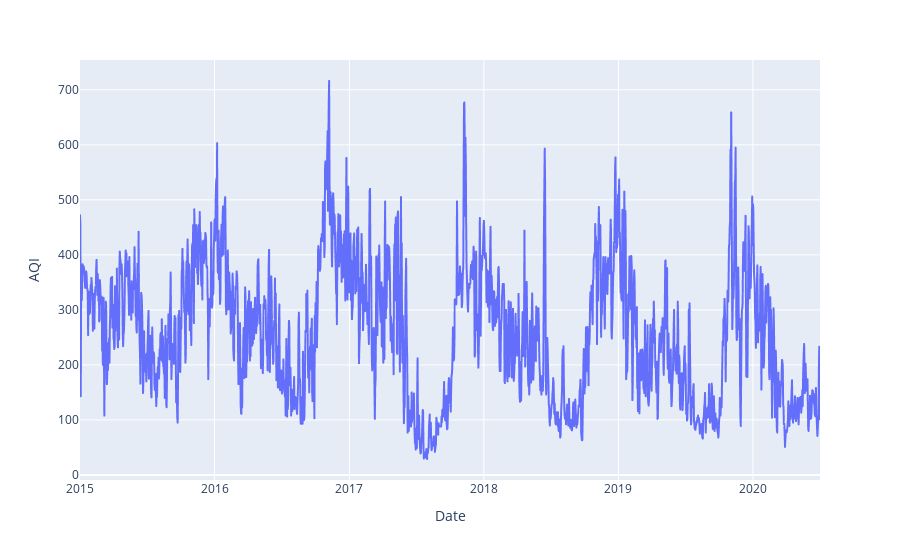

Notebook cell for this chart:
### Markdown cell above
## AQI history of Delhi

### Code cell
fig = px.line(delhi_data, x="Date", y="AQI")
fig.show()

### Figure 1 — Plotly figure (JSON) as saved in the notebook; plotly's stock layout.template omitted (floating-point values rounded to 4 significant figures; data arrays with more than 128 entries replaced by an {"elided": "..."} marker saying what was removed)
{"data": [{"hovertemplate": "Date=%{x}<br>AQI=%{y}<extra></extra>", "legendgroup": "", "line": {"color": "#636efa", "dash": "solid"}, "marker": {"symbol": "circle"}, "mode": "lines", "name": "", "showlegend": false, "type": "scattergl", "x": {"elided": "2009 str values"}, "xaxis": "x", "y": {"elided": "2009 float values"}, "yaxis": "y"}], "layout": {"legend": {"tracegroupgap": 0}, "margin": {"t": 60}, "xaxis": {"anchor": "y", "domain": [0, 1], "title": {"text": "Date"}}, "yaxis": {"anchor": "x", "domain": [0, 1], "title": {"text": "AQI"}}}}
